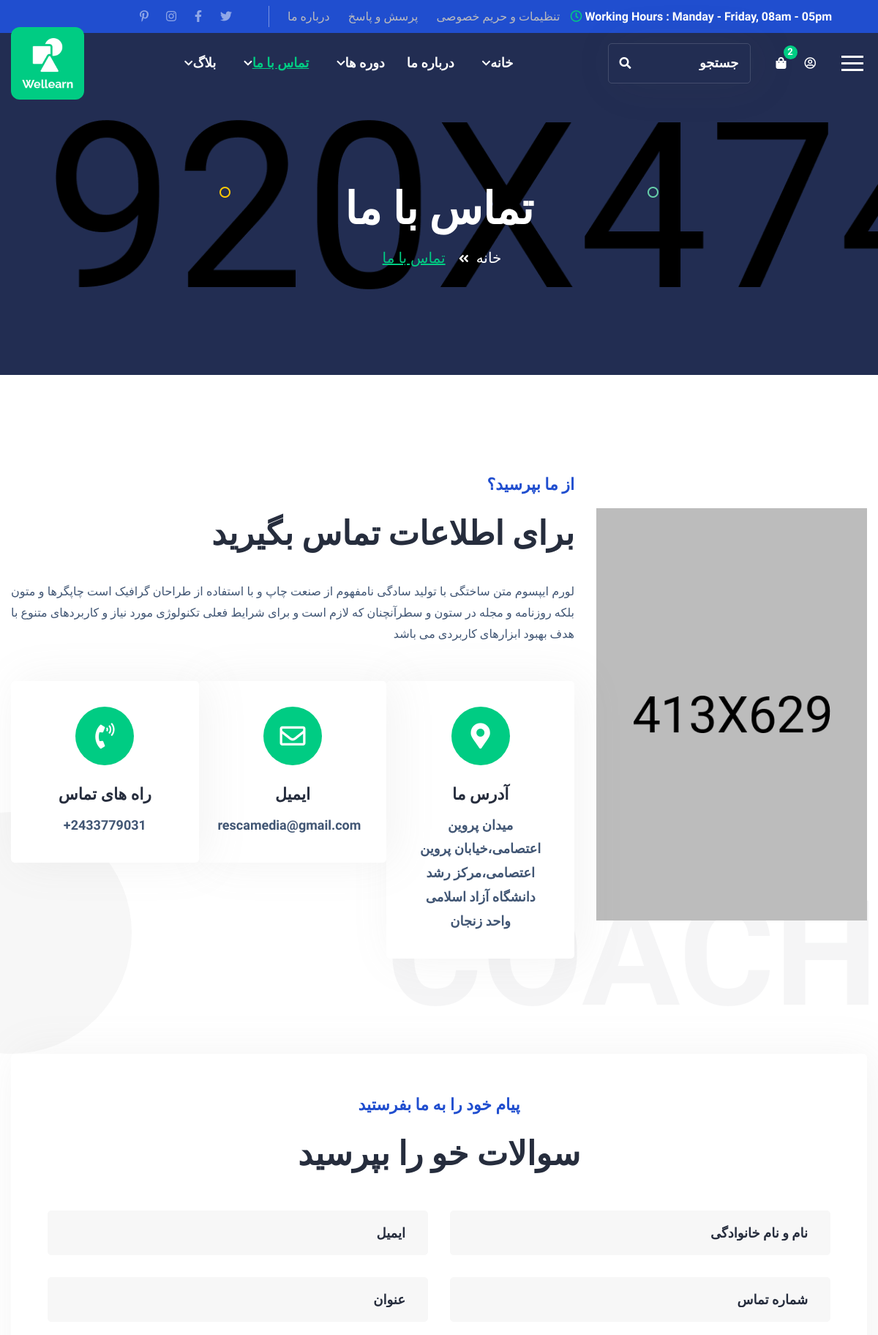
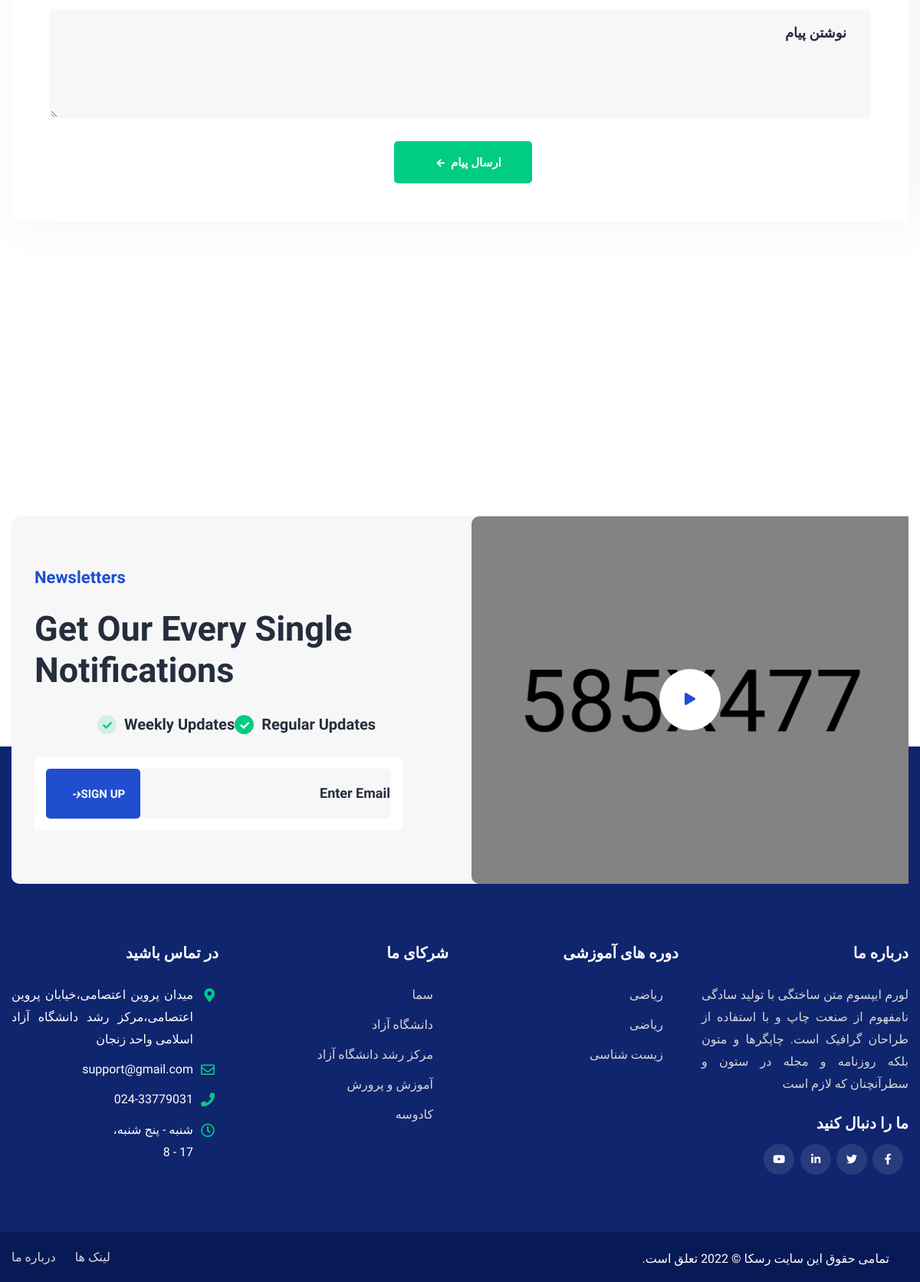
The page /contact-us/ on the database its author committed (2 pictures, top to bottom).
### product_module/models.py (models this page shows, shortened)
class ProductCategory(models.Model):
    title = models.CharField(max_length=300, db_index=True, verbose_name="عنوان")
    url_title = models.CharField(max_length=300, db_index=True, verbose_name='عنوان در آدرس', unique=True)
    productcategory = models.ForeignKey(Parent, on_delete=models.CASCADE, related_name='parent_to_children', null=True,
                                        verbose_name='رابطه با والد')
    description = models.TextField(db_index=True, verbose_name='توضیحات اصلی')
    is_active = models.BooleanField(verbose_name='فعال/غیر فعال')
    is_delete = models.BooleanField(verbose_name='حذف شده/نشده')
    class Meta:
        verbose_name = 'دسته بندی'
        verbose_name_plural = 'دسته بندی ها'

### contact_module/views.py (the view)
# urls.py: path('', views.contact_us_page, name='contact_us')
def contact_us_page(request):
    if request.method == 'POST':
        contact_form = ContactUsModelForm(request.POST)
        if contact_form.is_valid():
            print(contact_form.cleaned_data)
            contact_form.save()
            return redirect('index')
    else:
        contact_form = ContactUsModelForm()
    category = ProductCategory.objects.all()[:6]
    return render(request, 'contact_module/contact_us_page.html', {
        'categories': category,
        'contact_from': contact_form
    })

### contact_module/templates/contact_module/contact_us_page.html (shortened to what this page needs)
{% extends 'shared/base_shop.html' %}
{% block content %}
    <section class="page-banner-area rel z-1 text-white text-center"
             style="background-image: url(/static/images/banner.jpg);">
        <div class="container">
            <div class="banner-inner rpt-10">
                <h2 class="page-title wow fadeInUp delay-0-2s">تماس با ما</h2>
                <nav aria-label="breadcrumb">
                    <ol class="breadcrumb wow fadeInUp delay-0-4s">
                        <li class="breadcrumb-item"><a href="{% url 'index' %}">خانه</a></li>
                        <li class="breadcrumb-item active">تماس با ما</li>
                    </ol>
                </nav>
            </div>
        </div>
        <img class="circle-one" src="/static/images/shapes/circle-one.png" alt="Circle">
        <img class="circle-two" src="/static/images/shapes/circle-two.png" alt="Circle">
    </section>
    <section class="contact-info-area rel z-1 py-130 rpt-90 rpb-100">
        <div class="container">
            <div class="row align-items-center">
                <div class="col-lg-4">
                    <div class="contact-page-image wow fadeInUp delay-0-4s">
                        <img src="/static/images/contact/contact-page.png" alt="Contact Page">
                    </div>
                </div>
                <div class="col-lg-8">
                    <div class="contact-info-wrap rmb-75 wow fadeInUp delay-0-2s">
                        <div class="d-flex align-items-start flex-column section-title mb-25">
                            <span class="sub-title-two">از ما بپرسید؟</span>
                            <h2>برای اطلاعات تماس بگیرید</h2>
                        </div>
                        <p class="text-justify">لورم ایپسوم متن ساختگی با تولید سادگی نامفهوم از صنعت چاپ و با استفاده
                            از طراحان گرافیک است
                            چاپگرها و متون بلکه روزنامه و مجله در ستون و سطرآنچنان که لازم است و برای شرایط فعلی
                            تکنولوژی مورد نیاز و کاربردهای متنوع با هدف بهبود ابزارهای کاربردی می باشد</p>
                        <div class="row no-gap mt-50">
                            <div class="col-md-4 col-sm-6">
                                <div class="contact-info-box">
                                    <i class="fas fa-map-marker-alt"></i>
                                    <h4>آدرس ما</h4>
                                    <span>میدان پروین اعتصامی،خیابان پروین اعتصامی،مرکز رشد دانشگاه آزاد اسلامی واحد زنجان</span>
                                </div>
                            </div>
                            <div class="col-md-4 col-sm-6">
                                <div class="contact-info-box">
                                    <i class="far fa-envelope"></i>
                                    <h4>ایمیل</h4>
                                    <span>
                                            <a href="mailto:support@gmail.com">rescamedia@gmail.com</a><br>
                                        </span>
                                </div>
                            </div>
                            <div class="col-md-4 col-sm-6">
                                <div class="contact-info-box">
                                    <i class="fas fa-phone-volume"></i>
                                    <h4>راه های تماس</h4>
                                    <span>
                                            <a href="callto:2433779031+">2433779031+</a><br>
                                        </span>
                                </div>
                            </div>
                        </div>
                    </div>
                </div>
            </div>
        </div>
        <span class="bg-text">coach</span>
    </section>
    <section class="contact-form-area wow fadeInUp delay-0-2s">
        <div class="container">
            <form id="contact-form" class="contact-form p-50 z-1 rel" name="contact-form"
                  action="{% url 'contact_us' %}" method="post" novalidate>
                <div class="section-title text-center mb-50">
                    <span class="sub-title-two">پیام خود را به ما بفرستید</span>
                    <h2>سوالات خو را بپرسید</h2>
                </div>
                <div class="row mt-25">
                    <div class="col-md-6">
                        <div class="form-group {% if contact_from.full_name.errors %} alert alert-danger {% endif %} ">
                            {{ contact_from.full_name }}
                        </div>
                    </div>
                    <div class="col-md-6">
                        <div class="form-group {% if contact_from.email.errors %} alert alert-danger {% endif %}">
                            {{ contact_from.email }}
                        </div>
                    </div>
                    <div class="col-md-6">
                        <div class="form-group  {% if contact_from.number.errors %} alert alert-danger {% endif %}">
                            {{ contact_from.number }}
                        </div>
                    </div>
                    <div class="col-md-6">
                        <div class="form-group  {% if contact_from.title.errors %} alert alert-danger {% endif %}">
                            {{ contact_from.title }}
                        </div>
                    </div>
                    <div class="col-md-12">
                        <div class="form-group  {% if contact_from.message.errors %} alert alert-danger {% endif %}">
                            {{ contact_from.message }}
                        </div>
                    </div>
                    <div class="col-md-12">
                        <div class="form-group text-center mb-0">
                            <button type="submit" class="theme-btn ml-2"> ارسال پیام <i
                                    class="fas fa-arrow-left pr-2"></i>
                            </button>
                        </div>
                    </div>
                </div>
            </form>
        </div>
    </section>
    <div class="contact-page-map">
        <div class="our-location">
            <iframe src="https://www.google.com/maps/embed?pb=!1m14!1m12!1m3!1d136834.1519573059!2d-74.0154445224086!3d40.7260256534837!2m3!1f0!2f0!3f0!3m2!1i1024!2i768!4f13.1!5e0!3m2!1sen!2sbd!4v1639991650837!5m2!1sen!2sbd"
                    height="975" style="border:0; width: 100%;"
                    allowfullscreen="" loading="lazy"></iframe>
        </div>
    </div>
{% endblock %}

### templates/shop/site_footer_component.html (shortened to what this page needs)
<footer class="main-footer bg-blue">
    <div class="container">
        <div class="footer-newsletter br-10 bg-lighter">
            <div class="row">
                <div class="col-lg-6">
                    <div class="newsletter-video bgs-cover overlay wow fadeInLeft delay-0-2s"
                         style="background-image: url(/static/images/video/footer-video-bg.jpg);">
                        <a href="https://www.youtube.com/watch?v=9Y7ma241N8k" class="mfp-iframe video-play"><i
                                class="fas fa-play"></i></a>
                    </div>
                </div>
                <div class="col-lg-6 align-self-center">
                    <div class="newsletter-content wow fadeInRight delay-0-2s">
                        <div class="section-title mb-20">
                            <span class="sub-title-two">Newsletters</span>
                            <h2>Get Our Every Single Notifications</h2>
                        </div>
                        <form class="newsletter-form mt-25" action="#">
                            <div class="newsletter-radios mb-25">
                                <div class="custom-control custom-radio">
                                    <label class="custom-control-label" for="hero-wekly">Regular Updates</label>
                                </div>
                                <div class="custom-control custom-radio">
                                    <label class="custom-control-label" for="hero-monthly">Weekly Updates</label>
                                </div>
                            </div>
                            <div class="newsletter-email">
                                <label for="email"><i class="far fa-envelope"></i></label>
                                <input id="email" type="email" placeholder="Enter Email" required="">
                                <button type="submit" class="theme-btn style-two">sign up <i
                                        class="fas fa-arrow-right"></i></button>
                            </div>
                        </form>
                    </div>
                </div>
            </div>
        </div>
        <div class="row justify-content-between text-white pt-75">
            <div class="col-lg-3 col-sm-3 d-flex justify-content-start">
                <div class="footer-widget about-widget">
                    <h5 class="footer-title d-flex">درباره ما</h5>
                    <p class="d-flex text-justify">لورم ایپسوم متن ساختگی با تولید سادگی نامفهوم از صنعت چاپ و با
                        استفاده از طراحان گرافیک است. چاپگرها و متون بلکه روزنامه و مجله در ستون و سطرآنچنان که لازم
                        است </p>
                    <h5 class="pt-5 d-flex">ما را دنبال کنید</h5>
                    <div class="social-style-one d-flex ">
                        <a href="contact.html"><i class="fab fa-facebook-f"></i></a>
                        <a href="contact.html"><i class="fab fa-twitter"></i></a>
                        <a href="contact.html" class="ml-2"><i class="fab fa-linkedin-in"></i></a>
                        <a href="contact.html"><i class="fab fa-youtube"></i></a>
                    </div>
                </div>
            </div>
            <div class="col-lg-3 col-sm-3 d-flex justify-content-start">
                <div class="footer-widget menu-widget">
                    <h5 class="footer-title d-flex">دوره های آموزشی</h5>
                    <ul>
                        {% for category in categories %}
                            <li class="d-flex justify-content-start"><a
                                    href="#">{{ category.title }}</a></li>
                        {% endfor %}
                    </ul>
                </div>
            </div>
            <div class="col-lg-3 col-sm-3 d-flex justify-content-start">
                <div class="footer-widget menu-widget">
                    <h5 class="footer-title d-flex">شرکای ما</h5>
                    <ul>
                        <li class="d-flex justify-content-start"><a href="contact.html">سما</a></li>
                        <li class="d-flex justify-content-start"><a href="contact.html">دانشگاه آزاد</a></li>
                        <li class="d-flex justify-content-start"><a href="contact.html">مرکز رشد دانشگاه آزاد</a></li>
                        <li class="d-flex justify-content-start"><a href="contact.html">آموزش و پرورش </a></li>
                        <li class="d-flex justify-content-start"><a href="contact.html">کادوسه</a></li>
                    </ul>
                </div>
            </div>
            <div class="col-lg-3 col-sm-3 d-flex justify-content-start">
                <div class="footer-widget contact-info-widget">
                    <h5 class="footer-title d-flex">در تماس باشید</h5>
                    <ul>
                        <li class="text-justify"><i class="fas fa-map-marker-alt"></i>میدان پروین اعتصامی،خیابان پروین اعتصامی،مرکز رشد
                            دانشگاه آزاد اسلامی واحد زنجان
                        </li>
                        <li class="text-justify"><i class="far fa-envelope"></i> <a
                                href="mailto:support@gmail.com">support@gmail.com</a></li>
                        <li class="text-justify"><i class="fas fa-phone"></i> <a href="callto:+02433779031">024-33779031</a></li>
                        <li class="text-justify"><i class="far fa-clock"></i>شنبه - پنج شنبه،<br> 17 - 8</li>
                    </ul>
                </div>
            </div>
        </div>
    </div>
    <div class="copyright-area bg-dark-blue text-white rel">
        <div class="container">
            <div class="copyright-inner">
                <p>  تمامی حقوق این سایت رسکا © 2022 تعلق است. </p>
                <ul class="footer-menu">
                    <li><a href="contact.html">لینک ها</a></li>
                    <li><a href="about.html">درباره ما</a></li>
                </ul>
            </div>
        </div>
    </div>
</footer>

### rows shown on the page
ProductCategory: title "ریاضی"
ProductCategory: title "ریاضی"
ProductCategory: title "زیست شناسی"
